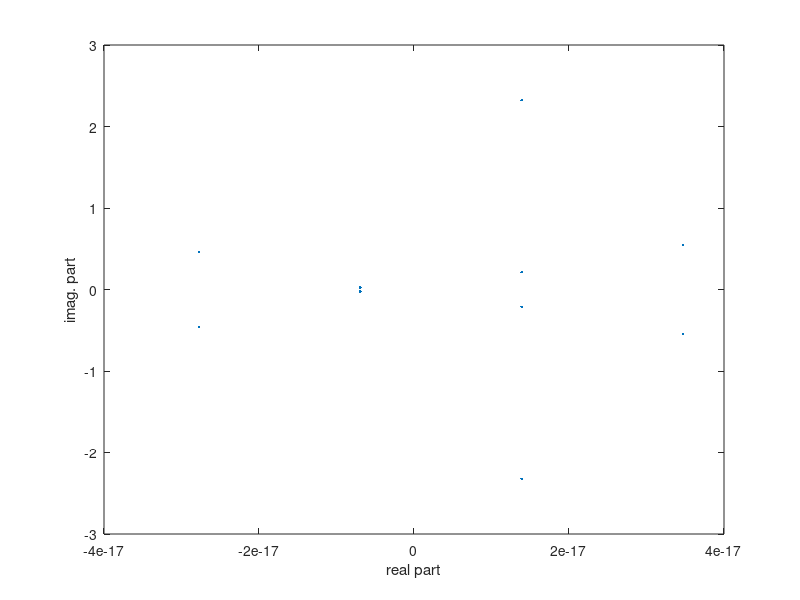

The MATLAB script that drew this image:
clear all, close all, clc

N = 5;


E2E = 0.1*rand(N,N);
I2I = -0.1 *rand(N,N);
E2I = 1*rand(N,N);
I2E = -1*rand(N,N);

Wc = [E2E E2I; I2E I2I];
 

Msym = (Wc + Wc')/2;
Mskw = (Wc - Wc')/2; 

daVTA = 0.4;
Wc2c  = daVTA*Wc/(max(real(eig(Wc))));

[Vspat,Dspat] = eig(Mskw  );
lambdas = diag(Dspat);
figure,plot(real(lambdas), imag(lambdas), '.') 
% xlim([-20 20])
% ylim([-20 20]) 
ylabel('imag. part')
xlabel('real part')

